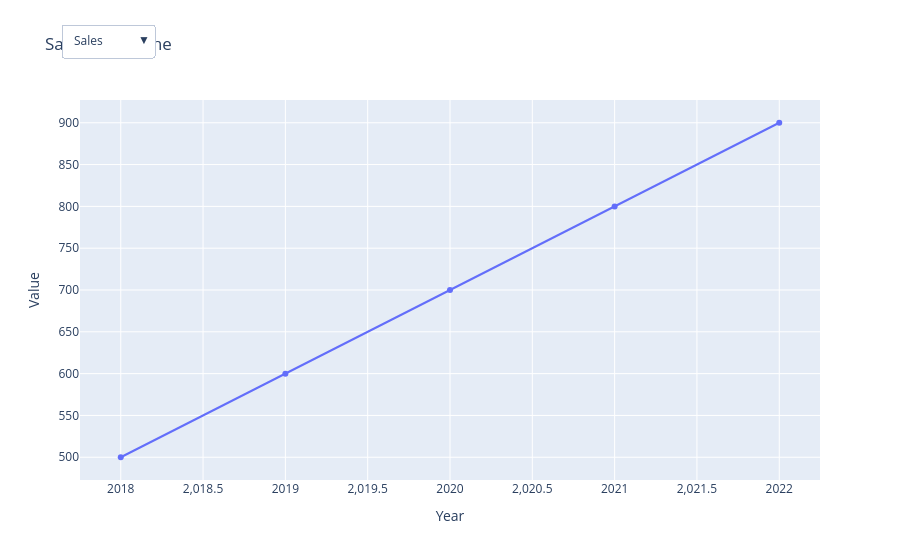

Here is the notebook cell this chart was saved with:
### Code cell
import plotly.graph_objects as go

# Create the initial figure
fig = go.Figure()

# Add traces for each parameterizable field
fields = ["Sales", "Profit", "Expenses"]
for field in fields:
    fig.add_trace(go.Scatter(x=df["Year"], y=df[field], mode="lines+markers", name=field, visible=False))

# Make the first field (Sales) visible by default
fig.data[0].visible = True

# Define the dropdown menu
buttons = []
for i, field in enumerate(fields):
    buttons.append(dict(
        label=field,
        method="update",
        args=[
            {"visible": [j == i for j in range(len(fields))]},  # Toggle visibility
            {"title": f"{field} Over Time"}  # Update title
        ]
    ))

# Add the dropdown menu to the figure
fig.update_layout(
    updatemenus=[
        dict(
            active=0,
            buttons=buttons,
            direction="down",
            x=0.1,
            y=1.2,
            showactive=True
        )
    ],
    title="Sales Over Time",
    xaxis_title="Year",
    yaxis_title="Value"
)

# Show the figure
fig.show()

### Figure 1 — Plotly figure (JSON) as saved in the notebook; plotly's stock layout.template omitted (floating-point values rounded to 4 significant figures)
{"data": [{"mode": "lines+markers", "name": "Sales", "type": "scatter", "visible": true, "x": [2018, 2019, 2020, 2021, 2022], "y": [500, 600, 700, 800, 900]}, {"mode": "lines+markers", "name": "Profit", "type": "scatter", "visible": false, "x": [2018, 2019, 2020, 2021, 2022], "y": [50, 60, 70, 80, 90]}, {"mode": "lines+markers", "name": "Expenses", "type": "scatter", "visible": false, "x": [2018, 2019, 2020, 2021, 2022], "y": [67, 89, 64, 720, 810]}], "layout": {"title": {"text": "Sales Over Time"}, "updatemenus": [{"active": 0, "buttons": [{"args": [{"visible": [true, false, false]}, {"title": "Sales Over Time"}], "label": "Sales", "method": "update"}, {"args": [{"visible": [false, true, false]}, {"title": "Profit Over Time"}], "label": "Profit", "method": "update"}, {"args": [{"visible": [false, false, true]}, {"title": "Expenses Over Time"}], "label": "Expenses", "method": "update"}], "direction": "down", "showactive": true, "x": 0.1, "y": 1.2}], "xaxis": {"title": {"text": "Year"}}, "yaxis": {"title": {"text": "Value"}}}}
